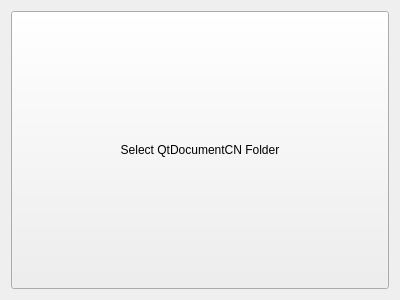
<?xml version="1.0" encoding="UTF-8"?>
<ui version="4.0">
 <class>MainWindow</class>
 <widget class="QMainWindow" name="MainWindow">
  <property name="geometry">
   <rect>
    <x>0</x>
    <y>0</y>
    <width>400</width>
    <height>300</height>
   </rect>
  </property>
  <property name="windowTitle">
   <string>MainWindow</string>
  </property>
  <widget class="QWidget" name="centralWidget">
   <layout class="QVBoxLayout" name="verticalLayout_2">
    <item>
     <layout class="QVBoxLayout" name="verticalLayout">
      <item>
       <widget class="QPushButton" name="pushButton">
        <property name="sizePolicy">
         <sizepolicy hsizetype="Minimum" vsizetype="Preferred">
          <horstretch>0</horstretch>
          <verstretch>0</verstretch>
         </sizepolicy>
        </property>
        <property name="text">
         <string>Select QtDocumentCN Folder</string>
        </property>
       </widget>
      </item>
     </layout>
    </item>
   </layout>
  </widget>
 </widget>
 <layoutdefault spacing="6" margin="11"/>
 <resources/>
 <connections/>
</ui>
